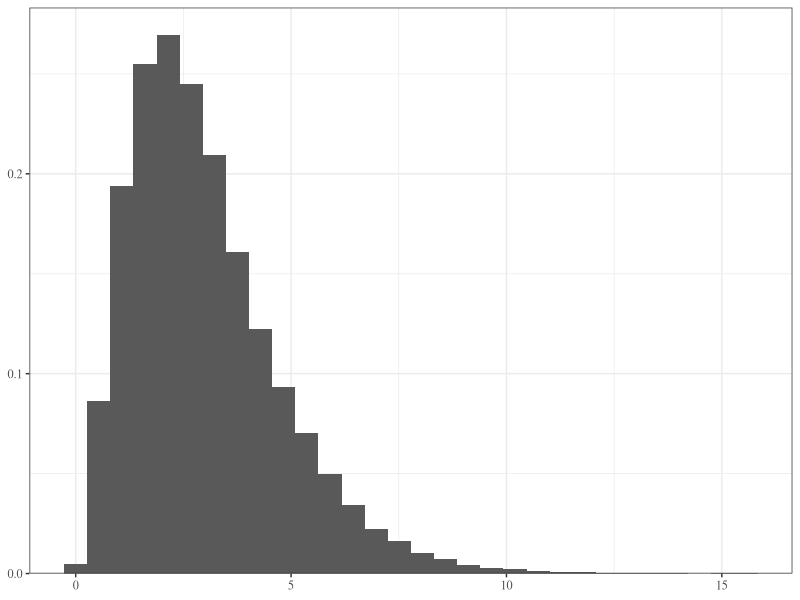

This chart was generated by the following R code:
## ---- chunk 1
#| fig-cap: Histogram of samples from a gamma distribution.
library(ggplot2)

ggplot(NULL, aes(rgamma(5e4, 3))) +
  geom_histogram(aes(y = after_stat(density))) +
  scale_y_continuous(name=NULL, expand=expansion(c(0, 0.05))) +
  labs(x=NULL) +
  theme_bw(base_family="Times")
